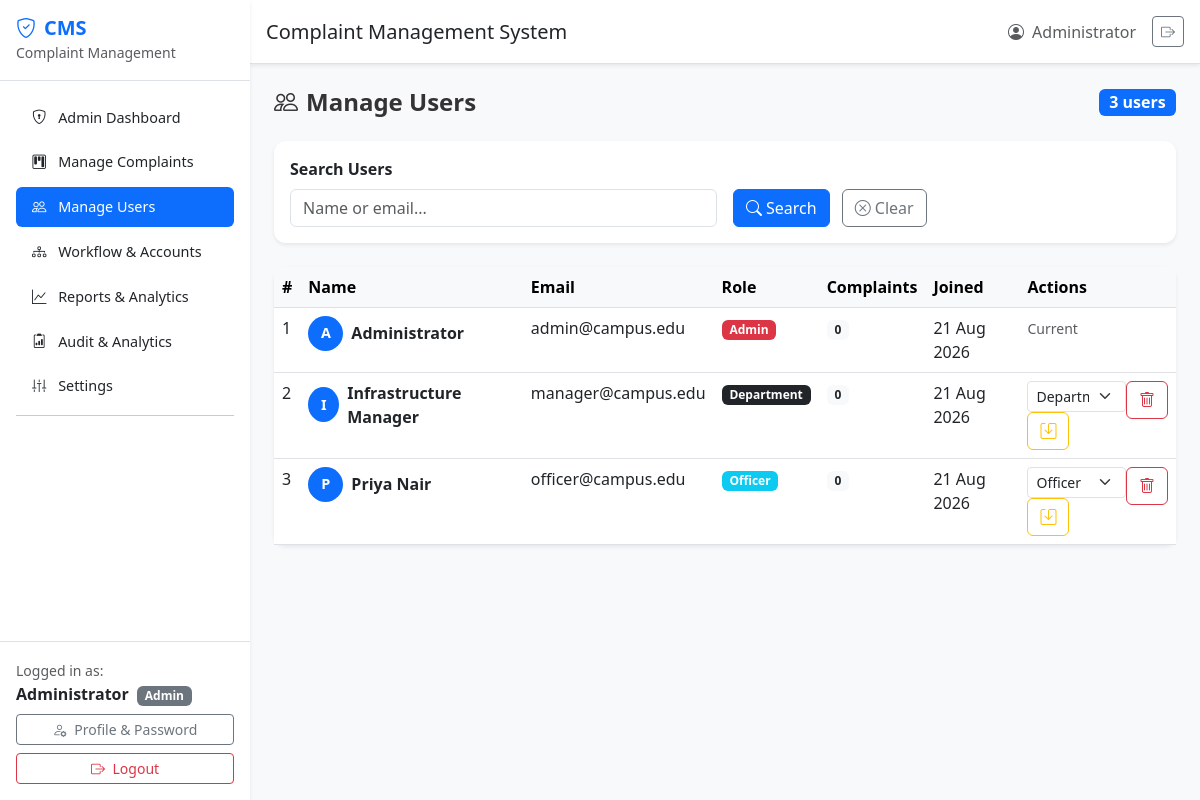
/admin_users.php (signed in), run on the app's committed database.
### tables this page shows
CREATE TABLE IF NOT EXISTS `users` (
  `id` INT AUTO_INCREMENT PRIMARY KEY,
  `full_name` VARCHAR(100) NOT NULL,
  `email` VARCHAR(150) NOT NULL UNIQUE,
  `password` VARCHAR(255) NOT NULL,
  `role` ENUM('user','admin','department','officer') NOT NULL DEFAULT 'user',
  `department_id` INT DEFAULT NULL,
  `is_active` TINYINT(1) NOT NULL DEFAULT 1,
  `created_at` TIMESTAMP DEFAULT CURRENT_TIMESTAMP,
  CONSTRAINT `fk_users_department` FOREIGN KEY (`department_id`) REFERENCES `departments`(`id`) ON DELETE SET NULL
);

### admin_users.php (the view, shortened to what this page needs)
<?php
require_once 'config.php';
$search = trim($_GET['search'] ?? '');
$where_sql = '';
$sql = "SELECT u.*, (SELECT COUNT(*) FROM complaints WHERE user_id = u.id) as complaint_count FROM users u $where_sql ORDER BY u.created_at DESC";
$stmt = $conn->prepare($sql);
$stmt->execute();
$users = $stmt->get_result()->fetch_all(MYSQLI_ASSOC);
?>
<!DOCTYPE html>
<html lang="en">
<head>
    <link href="https://cdn.jsdelivr.net/npm/bootstrap@5.3.0/dist/css/bootstrap.min.css" rel="stylesheet">
    <link rel="stylesheet" href="https://cdn.jsdelivr.net/npm/bootstrap-icons@1.10.0/font/bootstrap-icons.css">
    <link rel="stylesheet" href="assets/css/style.css">
</head>
<body>
    <div class="d-flex">
        <?php include 'includes/sidebar.php'; ?>
        <div class="flex-grow-1">
            <?php include 'includes/topbar.php'; ?>
            <main class="p-4">
                <div class="d-flex justify-content-between align-items-center mb-4">
                    <h4 class="fw-bold mb-0"><i class="bi bi-people me-2"></i>Manage Users</h4>
                    <span class="badge bg-primary fs-6"><?= count($users) ?> users</span>
                </div>
                <div class="card border-0 shadow-sm mb-4">
                    <div class="card-body">
                        <form method="GET" class="row g-3 align-items-end">
                            <div class="col-md-6">
                                <label class="form-label fw-semibold">Search Users</label>
                                <input type="text" name="search" class="form-control" placeholder="Name or email..." value="<?= htmlspecialchars($search) ?>">
                            </div>
                            <div class="col-md-6">
                                <button type="submit" class="btn btn-primary me-2"><i class="bi bi-search me-1"></i>Search</button>
                                <a href="admin_users.php" class="btn btn-outline-secondary"><i class="bi bi-x-circle me-1"></i>Clear</a>
                            </div>
                        </form>
                    </div>
                </div>
                <div class="card border-0 shadow-sm">
                    <div class="card-body p-0">
                        <div class="table-responsive">
                            <table class="table table-hover mb-0">
                                <thead class="table-light">
                                    <tr>
                                        <th>#</th>
                                        <th>Name</th>
                                        <th>Email</th>
                                        <th>Role</th>
                                        <th>Complaints</th>
                                        <th>Joined</th>
                                        <th>Actions</th>
                                    </tr>
                                </thead>
                                <tbody>
                                    <?php if (empty($users)): ?>
                                    <tr><td colspan="7" class="text-center text-muted py-4">No users found.</td></tr>
                                    <?php else: ?>
                                    <?php foreach ($users as $u): ?>
                                    <tr>
                                        <td><?= $u['id'] ?></td>
                                        <td>
                                            <div class="d-flex align-items-center">
                                                <div class="bg-primary text-white rounded-circle d-flex align-items-center justify-content-center me-2" style="width:35px;height:35px;font-size:0.9rem;">
                                                    <?= strtoupper(substr($u['full_name'], 0, 1)) ?>
                                                </div>
                                                <strong><?= htmlspecialchars($u['full_name']) ?></strong>
                                            </div>
                                        </td>
                                        <td><?= htmlspecialchars($u['email']) ?></td>
                                        <td>
                                            <span class="badge <?= $u['role'] === 'admin' ? 'bg-danger' : ($u['role'] === 'officer' ? 'bg-info' : ($u['role'] === 'department' ? 'bg-dark' : 'bg-primary')) ?>">
                                                <?= ucfirst($u['role']) ?>
                                            </span>
                                        </td>
                                        <td><span class="badge bg-light text-dark"><?= $u['complaint_count'] ?></span></td>
                                        <td><?= date('d M Y', strtotime($u['created_at'])) ?></td>
                                        <td>
                                            <?php if ($u['id'] !== (int)$_SESSION['user_id']): ?>
                                            <div class="btn-group btn-group-sm">
                                                <form method="POST" class="d-inline">
                                                    <select name="new_role" class="form-select form-select-sm" aria-label="Change role">
                                                        <?php foreach (['user','admin','department','officer'] as $role): ?><option value="<?= $role ?>" <?= $u['role'] === $role ? 'selected' : '' ?>><?= ucfirst($role) ?></option><?php endforeach; ?>
                                                    </select>
                                                    <button type="submit" name="update_role" class="btn btn-outline-warning" title="Save Role"><i class="bi bi-save"></i></button>
                                                </form>
                                                <form method="POST" class="d-inline" onsubmit="return confirm('Are you sure you want to delete this user? All their complaints will also be deleted.')">
                                                    <button type="submit" name="delete_user" class="btn btn-outline-danger" title="Delete User">
                                                        <i class="bi bi-trash"></i>
                                                    </button>
                                                </form>
                                            </div>
                                            <?php else: ?>
                                            <span class="text-muted"><small>Current</small></span>
                                            <?php endif; ?>
                                        </td>
                                    </tr>
                                    <?php endforeach; ?>
                                    <?php endif; ?>
                                </tbody>
                            </table>
                        </div>
                    </div>
                </div>
            </main>
        </div>
    </div>
</body>
</html>

### includes/sidebar.php (shortened to what this page needs)
<nav class="sidebar bg-white shadow-sm d-flex flex-column" style="width:250px;min-height:100vh;">
    <div class="p-3 border-bottom">
        <h5 class="text-primary fw-bold mb-0">
            <i class="bi bi-shield-check me-2"></i>CMS
        </h5>
        <small class="text-muted">Complaint Management</small>
    </div>
    <ul class="nav flex-column p-3">
        <?php if (isset($_SESSION['user_role']) && $_SESSION['user_role'] === 'admin'): ?>
        <li class="nav-item mb-1">
            <a class="nav-link rounded <?= basename($_SERVER['PHP_SELF']) === 'admin_dashboard.php' ? 'active bg-dark text-white' : 'text-dark' ?>" href="admin_dashboard.php">
                <i class="bi bi-shield-lock me-2"></i> Admin Dashboard
            </a>
        </li>
        <li class="nav-item mb-1">
            <a class="nav-link rounded <?= basename($_SERVER['PHP_SELF']) === 'admin_complaints.php' ? 'active bg-dark text-white' : 'text-dark' ?>" href="admin_complaints.php">
                <i class="bi bi-kanban me-2"></i> Manage Complaints
            </a>
        </li>
        <li class="nav-item mb-1">
            <a class="nav-link rounded <?= basename($_SERVER['PHP_SELF']) === 'admin_users.php' ? 'active bg-dark text-white' : 'text-dark' ?>" href="admin_users.php">
                <i class="bi bi-people me-2"></i> Manage Users
            </a>
        </li>
        <li class="nav-item mb-1">
            <a class="nav-link rounded <?= basename($_SERVER['PHP_SELF']) === 'admin_assignments.php' ? 'active bg-dark text-white' : 'text-dark' ?>" href="admin_assignments.php">
                <i class="bi bi-diagram-3 me-2"></i> Workflow & Accounts
            </a>
        </li>
        <li class="nav-item mb-1">
            <a class="nav-link rounded <?= basename($_SERVER['PHP_SELF']) === 'reports.php' ? 'active bg-dark text-white' : 'text-dark' ?>" href="reports.php">
                <i class="bi bi-graph-up me-2"></i> Reports & Analytics
            </a>
        </li>
        <li class="nav-item mb-1"><a class="nav-link rounded <?= basename($_SERVER['PHP_SELF']) === 'admin_audit.php' ? 'active bg-dark text-white' : 'text-dark' ?>" href="admin_audit.php"><i class="bi bi-clipboard2-data me-2"></i> Audit & Analytics</a></li>
        <li class="nav-item mb-1"><a class="nav-link rounded <?= basename($_SERVER['PHP_SELF']) === 'settings.php' ? 'active bg-dark text-white' : 'text-dark' ?>" href="settings.php"><i class="bi bi-sliders2-vertical me-2"></i> Settings</a></li>
        <li class="nav-item mb-2"><hr class="my-1"></li>
        <?php endif; ?>
    </ul>
    <div class="mt-auto p-3 border-top">
        <div class="mb-2">
            <small class="text-muted">Logged in as:</small><br>
            <strong class="text-dark"><?= htmlspecialchars($_SESSION['user_name'] ?? '') ?></strong>
            <?php if (isset($_SESSION['user_role'])): ?>
            <span class="badge bg-secondary ms-1"><?= htmlspecialchars(ucfirst($_SESSION['user_role'])) ?></span>
            <?php endif; ?>
        </div>
        <a href="profile.php" class="btn btn-outline-secondary btn-sm w-100 mb-2"><i class="bi bi-person-gear me-1"></i> Profile & Password</a>
        <a href="logout.php" class="btn btn-outline-danger btn-sm w-100">
            <i class="bi bi-box-arrow-right me-1"></i> Logout
        </a>
    </div>
</nav>

### includes/topbar.php
<header class="bg-white shadow-sm border-bottom p-3 d-flex justify-content-between align-items-center">
    <div>
        <h5 class="mb-0 text-dark">
            <?php
            $page_titles = [
                'dashboard.php' => 'Dashboard',
                'add_complaint.php' => 'Submit Complaint',
                'complaints.php' => 'My Complaints'
            ];
            echo $page_titles[basename($_SERVER['PHP_SELF'])] ?? 'Complaint Management System';
            ?>
        </h5>
    </div>
    <div class="d-flex align-items-center">
        <span class="text-muted me-3">
            <i class="bi bi-person-circle me-1"></i>
            <?= htmlspecialchars($_SESSION['user_name'] ?? 'User') ?>
        </span>
        <a href="logout.php" class="btn btn-sm btn-outline-secondary" title="Logout">
            <i class="bi bi-box-arrow-right"></i>
        </a>
    </div>
</header>

### assets/css/style.css (style rules this page uses)
:root { --primary-blue: #0d6efd; --primary-dark: #0a58ca; --light-blue: #e7f1ff; --white: #ffffff; --gray-light: #f8f9fa; --gray-medium: #6c757d; --shadow-sm: 0 0.125rem 0.25rem rgba(0, 0, 0, 0.075); --shadow-md: 0 0.5rem 1rem rgba(0, 0, 0, 0.1); }
body { font-family: 'Segoe UI', Tahoma, Geneva, Verdana, sans-serif; background-color: var(--gray-light); color: #333; }
.sidebar { position: fixed; top: 0; left: 0; height: 100vh; width: 250px; z-index: 1000; transition: all 0.3s ease; overflow-y: auto; }
.sidebar .nav-link { padding: 0.6rem 1rem; font-size: 0.9rem; transition: all 0.2s ease; }
.sidebar .nav-link.active { background-color: var(--primary-blue) !important; color: var(--white) !important; }
.d-flex > .flex-grow-1 { margin-left: 250px; min-height: 100vh; }
.card { border-radius: 0.75rem; transition: transform 0.2s ease, box-shadow 0.2s ease; }
.btn-primary { background-color: var(--primary-blue); border-color: var(--primary-blue); }
.rounded-circle { font-weight: bold; }

### data on the page
users: id "1", full_name "A", full_name "Administrator", email "admin@campus.edu", role "Admin", complaint_count "0", created_at "21 Aug 2026", shows "Current"
users: id "2", full_name "I", full_name "Infrastructure Manager", email "manager@campus.edu", role "Department", complaint_count "0", created_at "21 Aug 2026", new_role "Department"
users: id "3", full_name "P", full_name "Priya Nair", email "officer@campus.edu", role "Officer", complaint_count "0", created_at "21 Aug 2026", new_role "Officer"

### other printed values
$_SESSION['user_name'] "Administrator"
$_SESSION['user_role'] "Admin"
$page_titles[basename($_SERVER['PHP_SELF'])] "Complaint Management System"
count($users) "3"
